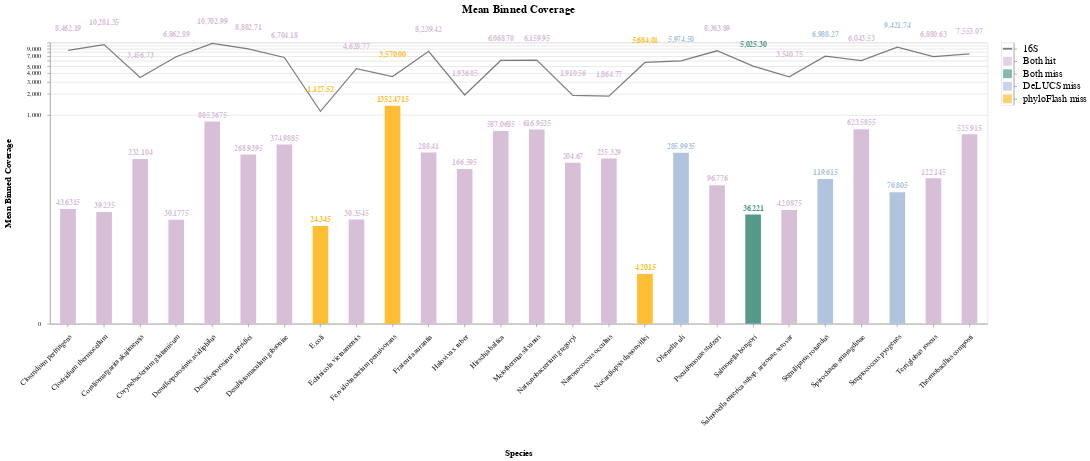

Write notebook code for a chart like this one.
### Code cell
import pandas as pd
import altair as alt

data = pd.read_csv("/scratch/rnd-rojas/assembly_stephanie/data/averaged-mean-coverages.csv")
df = pd.DataFrame(data, columns=['Species', 'Mean Binned Cov', 'STDev', 'Avg Barrnap Cov'])
'''
colors=['thistle', 'thistle', 'thistle', 'thistle', 'thistle', 'thistle', 'thistle', 'lightsteelblue', 'thistle', 
        '#ffbe33', 'thistle', 'thistle', 'thistle', 'thistle', 'thistle', 'thistle', 'palevioletred', 
        'thistle', 'thistle', '#549a8b', 'thistle', 'thistle', 'thistle', 'thistle', 'thistle', 'thistle']
'''

colors = ['thistle','thistle','thistle','thistle','thistle','thistle','thistle','#ffbe33','thistle','#ffbe33',
          'thistle','thistle','thistle','thistle','thistle','thistle','#ffbe33','lightsteelblue','thistle',
          '#549a8b','thistle','lightsteelblue','thistle','lightsteelblue','thistle','thistle']

base = alt.Chart(df, title='Mean Binned Coverage').encode(
    x=alt.X('Species:N',
           sort=alt.SortField(field='Mean Binned Cov', order='descending')
           )
)

bar = base.mark_bar(size=25).encode(
    y=alt.Y(
            'Mean Binned Cov:Q',
            scale=alt.Scale(domain=[0, 11000], type='symlog'),
            title='Mean Binned Coverage'
           ),
        color=alt.Color(
           'Species',
            scale=alt.Scale(
                domain=df.Species.tolist(),
                range=colors
            ),
            legend=None
           )
    ).properties(width=1500, height=450)

line = base.mark_line(color='black', opacity=0.5).encode(
    y=alt.Y(
            'Avg Barrnap Cov:Q',
            scale=alt.Scale(domain=[0, 11000], type='symlog')
           )
    )

textbar = bar.mark_text(
    align='center',
    baseline='middle',
    dy=-10,
    fontWeight='bold',
    fontSize=12
).encode(
    text='Mean Binned Cov:Q',
)

textline = line.mark_text(
    align='center',
    baseline='middle',
    dy=-35,
    fontWeight='bold',
    fontSize=12,
    opacity=1
).encode(
    text=alt.Text(
        'Avg Barrnap Cov:Q',
        format=",.2f"
    ),
    color=alt.Color(
           'Species',
            scale=alt.Scale(
                domain=df.Species.tolist(),
                range=colors
            ),
            legend=None
           )
)

bardata = pd.DataFrame({'x':['Both hit'], 
                        'y':['16S'], 
                        'w':['DeLUCS miss'], 
                        'z':['phyloFlash miss'], 
                        'v':['Both miss']})

legendbar = alt.Chart(bardata).mark_square(size=200, color='thistle').encode(
    y=alt.Y('x:N', 
            axis=alt.Axis(orient='right', 
                          titleFontSize=0, 
                          labelFontSize=16, 
                          titleX=80, 
                          titleY=-5,
                          titleAngle=0
                         ),
    
           ),
    )

legendbar2 = alt.Chart(bardata).mark_square(size=200, color='lightsteelblue').encode(
    y=alt.Y('w:N', 
            axis=alt.Axis(orient='right', 
                          titleFontSize=0, 
                          labelFontSize=16, 
                          titleX=80, 
                          titleY=-5,
                          titleAngle=0
                         ),
    
           ),
    )

legendbar3 = alt.Chart(bardata).mark_square(size=200, color='#ffbe33').encode(
    y=alt.Y('z:N', 
            axis=alt.Axis(orient='right', 
                          titleFontSize=0, 
                          labelFontSize=16, 
                          titleX=80, 
                          titleY=-5,
                          titleAngle=0
                         ),
    
           ),
    )

legendbar4 = alt.Chart(bardata).mark_square(size=200, color='#549a8b').encode(
    y=alt.Y('v:N', 
            axis=alt.Axis(orient='right', 
                          titleFontSize=0, 
                          labelFontSize=16, 
                          titleX=80, 
                          titleY=-5,
                          titleAngle=0
                         ),
    
           ),
    )

legendline = alt.Chart(bardata).mark_tick(
        size=15, 
        thickness=3, 
        orient='horizontal', 
        color='black',
        opacity=0.5
).encode(
            y=alt.Y('y:N', 
                    axis=alt.Axis(orient='right', 
                                  titleFontSize=0, 
                                  labelFontSize=16, 
                                  titleX=80, 
                                  titleY=-5,
                                  titleAngle=0
                                 ),

                   ),
    )

(bar + textbar + line + textline | legendbar + legendline + legendbar2 + legendbar3 + legendbar4).configure_axisX(
    labelAngle=-45,
    labelPadding=10,
    labelLimit=1000,
    titleFontSize=14,
    labelFontSize=12,
    titleY=200
).configure_title(
    fontSize=18
).configure_axisY(
    titleFontSize=14,
    labelPadding=10,
    titleX=-60
)

### Figure 1 — Vega-Lite specification as saved in the notebook (floating-point values rounded to 4 significant figures)
{"config": {"view": {"continuousWidth": 400, "continuousHeight": 300}, "axisX": {"labelAngle": -45, "labelFontSize": 12, "labelLimit": 1000, "labelPadding": 10, "titleFontSize": 14, "titleY": 200}, "axisY": {"labelPadding": 10, "titleFontSize": 14, "titleX": -60}, "title": {"fontSize": 18}}, "hconcat": [{"layer": [{"mark": {"type": "bar", "size": 25}, "encoding": {"color": {"type": "nominal", "field": "Species", "legend": null, "scale": {"domain": ["Clostridium perfringens", "Clostridium thermocellum", "Coraliomargarita akajimensis", "Corynebacterium glutamicum", "Desulfosporosinus acidiphilus", "Desulfosporosinus meridiei", "Desulfotomaculum gibsoniae", "E.coli", "Echinicola vietnamensis", "Fervidobacterium pennivorans", "Frateuria aurantia", "Halovivax ruber", "Hirschia baltica", "Meiothermus silvanus", "Natronobacterium gregoryi", "Natronococcus occultus", "Nocardiopsis dassonvillei", "Olsenella uli", "Pseudomonas stutzeri", "Salmonella bongori", "Salmonella enterica subsp. arizonae serovar", "Segniliparus rotundus", "Spirochaeta smaragdinae", "Streptococcus pyogenes", "Terriglobus roseus", "Thermobacillus composti"], "range": ["thistle", "thistle", "thistle", "thistle", "thistle", "thistle", "thistle", "#ffbe33", "thistle", "#ffbe33", "thistle", "thistle", "thistle", "thistle", "thistle", "thistle", "#ffbe33", "lightsteelblue", "thistle", "#549a8b", "thistle", "lightsteelblue", "thistle", "lightsteelblue", "thistle", "thistle"]}}, "x": {"type": "nominal", "field": "Species", "sort": {"field": "Mean Binned Cov", "order": "descending"}}, "y": {"type": "quantitative", "field": "Mean Binned Cov", "scale": {"domain": [0, 11000], "type": "symlog"}, "title": "Mean Binned Coverage"}}, "height": 450, "title": "Mean Binned Coverage", "width": 1500}, {"mark": {"type": "text", "align": "center", "baseline": "middle", "dy": -10, "fontSize": 12, "fontWeight": "bold"}, "encoding": {"color": {"type": "nominal", "field": "Species", "legend": null, "scale": {"domain": ["Clostridium perfringens", "Clostridium thermocellum", "Coraliomargarita akajimensis", "Corynebacterium glutamicum", "Desulfosporosinus acidiphilus", "Desulfosporosinus meridiei", "Desulfotomaculum gibsoniae", "E.coli", "Echinicola vietnamensis", "Fervidobacterium pennivorans", "Frateuria aurantia", "Halovivax ruber", "Hirschia baltica", "Meiothermus silvanus", "Natronobacterium gregoryi", "Natronococcus occultus", "Nocardiopsis dassonvillei", "Olsenella uli", "Pseudomonas stutzeri", "Salmonella bongori", "Salmonella enterica subsp. arizonae serovar", "Segniliparus rotundus", "Spirochaeta smaragdinae", "Streptococcus pyogenes", "Terriglobus roseus", "Thermobacillus composti"], "range": ["thistle", "thistle", "thistle", "thistle", "thistle", "thistle", "thistle", "#ffbe33", "thistle", "#ffbe33", "thistle", "thistle", "thistle", "thistle", "thistle", "thistle", "#ffbe33", "lightsteelblue", "thistle", "#549a8b", "thistle", "lightsteelblue", "thistle", "lightsteelblue", "thistle", "thistle"]}}, "text": {"type": "quantitative", "field": "Mean Binned Cov"}, "x": {"type": "nominal", "field": "Species", "sort": {"field": "Mean Binned Cov", "order": "descending"}}, "y": {"type": "quantitative", "field": "Mean Binned Cov", "scale": {"domain": [0, 11000], "type": "symlog"}, "title": "Mean Binned Coverage"}}, "height": 450, "title": "Mean Binned Coverage", "width": 1500}, {"mark": {"type": "line", "color": "black", "opacity": 0.5}, "encoding": {"x": {"type": "nominal", "field": "Species", "sort": {"field": "Mean Binned Cov", "order": "descending"}}, "y": {"type": "quantitative", "field": "Avg Barrnap Cov", "scale": {"domain": [0, 11000], "type": "symlog"}}}, "title": "Mean Binned Coverage"}, {"mark": {"type": "text", "align": "center", "baseline": "middle", "dy": -35, "fontSize": 12, "fontWeight": "bold", "opacity": 1}, "encoding": {"color": {"type": "nominal", "field": "Species", "legend": null, "scale": {"domain": ["Clostridium perfringens", "Clostridium thermocellum", "Coraliomargarita akajimensis", "Corynebacterium glutamicum", "Desulfosporosinus acidiphilus", "Desulfosporosinus meridiei", "Desulfotomaculum gibsoniae", "E.coli", "Echinicola vietnamensis", "Fervidobacterium pennivorans", "Frateuria aurantia", "Halovivax ruber", "Hirschia baltica", "Meiothermus silvanus", "Natronobacterium gregoryi", "Natronococcus occultus", "Nocardiopsis dassonvillei", "Olsenella uli", "Pseudomonas stutzeri", "Salmonella bongori", "Salmonella enterica subsp. arizonae serovar", "Segniliparus rotundus", "Spirochaeta smaragdinae", "Streptococcus pyogenes", "Terriglobus roseus", "Thermobacillus composti"], "range": ["thistle", "thistle", "thistle", "thistle", "thistle", "thistle", "thistle", "#ffbe33", "thistle", "#ffbe33", "thistle", "thistle", "thistle", "thistle", "thistle", "thistle", "#ffbe33", "lightsteelblue", "thistle", "#549a8b", "thistle", "lightsteelblue", "thistle", "lightsteelblue", "thistle", "thistle"]}}, "text": {"type": "quantitative", "field": "Avg Barrnap Cov", "format": ",.2f"}, "x": {"type": "nominal", "field": "Species", "sort": {"field": "Mean Binned Cov", "order": "descending"}}, "y": {"type": "quantitative", "field": "Avg Barrnap Cov", "scale": {"domain": [0, 11000], "type": "symlog"}}}, "title": "Mean Binned Coverage"}], "data": {"name": "data-f697d1b87fc6e977aab9235665a32c20"}}, {"layer": [{"mark": {"type": "square", "color": "thistle", "size": 200}, "encoding": {"y": {"type": "nominal", "axis": {"labelFontSize": 16, "orient": "right", "titleAngle": 0, "titleFontSize": 0, "titleX": 80, "titleY": -5}, "field": "x"}}}, {"mark": {"type": "tick", "color": "black", "opacity": 0.5, "orient": "horizontal", "size": 15, "thickness": 3}, "encoding": {"y": {"type": "nominal", "axis": {"labelFontSize": 16, "orient": "right", "titleAngle": 0, "titleFontSize": 0, "titleX": 80, "titleY": -5}, "field": "y"}}}, {"mark": {"type": "square", "color": "lightsteelblue", "size": 200}, "encoding": {"y": {"type": "nominal", "axis": {"labelFontSize": 16, "orient": "right", "titleAngle": 0, "titleFontSize": 0, "titleX": 80, "titleY": -5}, "field": "w"}}}, {"mark": {"type": "square", "color": "#ffbe33", "size": 200}, "encoding": {"y": {"type": "nominal", "axis": {"labelFontSize": 16, "orient": "right", "titleAngle": 0, "titleFontSize": 0, "titleX": 80, "titleY": -5}, "field": "z"}}}, {"mark": {"type": "square", "color": "#549a8b", "size": 200}, "encoding": {"y": {"type": "nominal", "axis": {"labelFontSize": 16, "orient": "right", "titleAngle": 0, "titleFontSize": 0, "titleX": 80, "titleY": -5}, "field": "v"}}}], "data": {"name": "data-0507658bea0cf7b1616bc51aba5855e0"}}], "$schema": "https://vega.github.io/schema/vega-lite/v4.8.1.json", "datasets": {"data-f697d1b87fc6e977aab9235665a32c20": [{"Species": "Clostridium perfringens", "Mean Binned Cov": 43.63, "STDev": 130.9, "Avg Barrnap Cov": 8462.0}, {"Species": "Clostridium thermocellum", "Mean Binned Cov": 39.23, "STDev": 139.8, "Avg Barrnap Cov": 10280.0}, {"Species": "Coraliomargarita akajimensis", "Mean Binned Cov": 232.1, "STDev": 40.48, "Avg Barrnap Cov": 3457.0}, {"Species": "Corynebacterium glutamicum", "Mean Binned Cov": 30.18, "STDev": 62.19, "Avg Barrnap Cov": 6863.0}, {"Species": "Desulfosporosinus acidiphilus", "Mean Binned Cov": 805.4, "STDev": 400.7, "Avg Barrnap Cov": 10700.0}, {"Species": "Desulfosporosinus meridiei", "Mean Binned Cov": 268.9, "STDev": 147.1, "Avg Barrnap Cov": 8883.0}, {"Species": "Desulfotomaculum gibsoniae", "Mean Binned Cov": 375.0, "STDev": 97.39, "Avg Barrnap Cov": 6704.0}, {"Species": "E.coli", "Mean Binned Cov": 24.34, "STDev": 78.62, "Avg Barrnap Cov": 1128.0}, {"Species": "Echinicola vietnamensis", "Mean Binned Cov": 30.35, "STDev": 44.42, "Avg Barrnap Cov": 4629.0}, {"Species": "Fervidobacterium pennivorans", "Mean Binned Cov": 1352.0, "STDev": 125.2, "Avg Barrnap Cov": 3570.0}, {"Species": "Frateuria aurantia", "Mean Binned Cov": 288.4, "STDev": 127.6, "Avg Barrnap Cov": 8239.0}, {"Species": "Halovivax ruber", "Mean Binned Cov": 166.6, "STDev": 45.01, "Avg Barrnap Cov": 1936.0}, {"Species": "Hirschia baltica", "Mean Binned Cov": 587.1, "STDev": 101.8, "Avg Barrnap Cov": 6069.0}, {"Species": "Meiothermus silvanus", "Mean Binned Cov": 617.0, "STDev": 174.7, "Avg Barrnap Cov": 6160.0}, {"Species": "Natronobacterium gregoryi", "Mean Binned Cov": 204.7, "STDev": 48.61, "Avg Barrnap Cov": 1911.0}, {"Species": "Natronococcus occultus", "Mean Binned Cov": 235.3, "STDev": 85.0, "Avg Barrnap Cov": 1865.0}, {"Species": "Nocardiopsis dassonvillei", "Mean Binned Cov": 4.202, "STDev": 45.88, "Avg Barrnap Cov": 5684.0}, {"Species": "Olsenella uli", "Mean Binned Cov": 286.0, "STDev": 152.9, "Avg Barrnap Cov": 5975.0}, {"Species": "Pseudomonas stutzeri", "Mean Binned Cov": 96.78, "STDev": 101.2, "Avg Barrnap Cov": 8364.0}, {"Species": "Salmonella bongori", "Mean Binned Cov": 36.22, "STDev": 80.7, "Avg Barrnap Cov": 5025.0}, {"Species": "Salmonella enterica subsp. arizonae serovar", "Mean Binned Cov": 42.09, "STDev": 70.13, "Avg Barrnap Cov": 3541.0}, {"Species": "Segniliparus rotundus", "Mean Binned Cov": 119.6, "STDev": 88.48, "Avg Barrnap Cov": 6988.0}, {"Species": "Spirochaeta smaragdinae", "Mean Binned Cov": 623.6, "STDev": 176.2, "Avg Barrnap Cov": 6044.0}, {"Species": "Streptococcus pyogenes", "Mean Binned Cov": 76.81, "STDev": 137.1, "Avg Barrnap Cov": 9422.0}, {"Species": "Terriglobus roseus", "Mean Binned Cov": 122.1, "STDev": 103.2, "Avg Barrnap Cov": 6881.0}, {"Species": "Thermobacillus composti", "Mean Binned Cov": 525.9, "STDev": 171.5, "Avg Barrnap Cov": 7553.0}], "data-0507658bea0cf7b1616bc51aba5855e0": [{"x": "Both hit", "y": "16S", "w": "DeLUCS miss", "z": "phyloFlash miss", "v": "Both miss"}]}}
